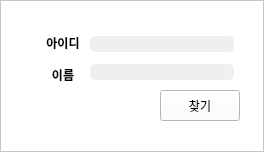
<?xml version="1.0" encoding="UTF-8"?>
<ui version="4.0">
 <class>MainWindow</class>
 <widget class="QMainWindow" name="MainWindow">
  <property name="geometry">
   <rect>
    <x>0</x>
    <y>0</y>
    <width>264</width>
    <height>152</height>
   </rect>
  </property>
  <property name="windowTitle">
   <string>MainWindow</string>
  </property>
  <widget class="QWidget" name="centralwidget">
   <layout class="QVBoxLayout" name="verticalLayout_3">
    <property name="spacing">
     <number>0</number>
    </property>
    <property name="leftMargin">
     <number>0</number>
    </property>
    <property name="topMargin">
     <number>0</number>
    </property>
    <property name="rightMargin">
     <number>0</number>
    </property>
    <property name="bottomMargin">
     <number>0</number>
    </property>
    <item>
     <widget class="QFrame" name="frame">
      <property name="styleSheet">
       <string notr="true">background-color: rgb(255, 255, 255);</string>
      </property>
      <property name="frameShape">
       <enum>QFrame::StyledPanel</enum>
      </property>
      <property name="frameShadow">
       <enum>QFrame::Raised</enum>
      </property>
      <widget class="QPushButton" name="pw_search_btn">
       <property name="geometry">
        <rect>
         <x>160</x>
         <y>90</y>
         <width>80</width>
         <height>31</height>
        </rect>
       </property>
       <property name="text">
        <string>찾기</string>
       </property>
      </widget>
      <widget class="QWidget" name="layoutWidget">
       <property name="geometry">
        <rect>
         <x>40</x>
         <y>30</y>
         <width>46</width>
         <height>58</height>
        </rect>
       </property>
       <layout class="QVBoxLayout" name="verticalLayout">
        <item>
         <widget class="QLabel" name="id_lab">
          <property name="font">
           <font>
            <weight>75</weight>
            <bold>true</bold>
           </font>
          </property>
          <property name="styleSheet">
           <string notr="true">border: none;</string>
          </property>
          <property name="frameShape">
           <enum>QFrame::Box</enum>
          </property>
          <property name="text">
           <string>아이디</string>
          </property>
          <property name="alignment">
           <set>Qt::AlignCenter</set>
          </property>
         </widget>
        </item>
        <item>
         <widget class="QLabel" name="name_lab_2">
          <property name="font">
           <font>
            <weight>75</weight>
            <bold>true</bold>
           </font>
          </property>
          <property name="styleSheet">
           <string notr="true">border: none;</string>
          </property>
          <property name="frameShape">
           <enum>QFrame::Box</enum>
          </property>
          <property name="text">
           <string>이름</string>
          </property>
          <property name="alignment">
           <set>Qt::AlignCenter</set>
          </property>
         </widget>
        </item>
       </layout>
      </widget>
      <widget class="QWidget" name="layoutWidget">
       <property name="geometry">
        <rect>
         <x>90</x>
         <y>30</y>
         <width>144</width>
         <height>58</height>
        </rect>
       </property>
       <layout class="QVBoxLayout" name="verticalLayout_2">
        <item>
         <widget class="QLineEdit" name="pw_search_id_QLine">
          <property name="styleSheet">
           <string notr="true">border: none;
border-radius: 5px;
background-color: rgb(239, 239, 239);</string>
          </property>
         </widget>
        </item>
        <item>
         <widget class="QLineEdit" name="pw_search_name_QLine">
          <property name="styleSheet">
           <string notr="true">border: none;
border-radius: 5px;
background-color: rgb(239, 239, 239);</string>
          </property>
         </widget>
        </item>
       </layout>
      </widget>
     </widget>
    </item>
   </layout>
  </widget>
 </widget>
 <resources/>
 <connections/>
</ui>
